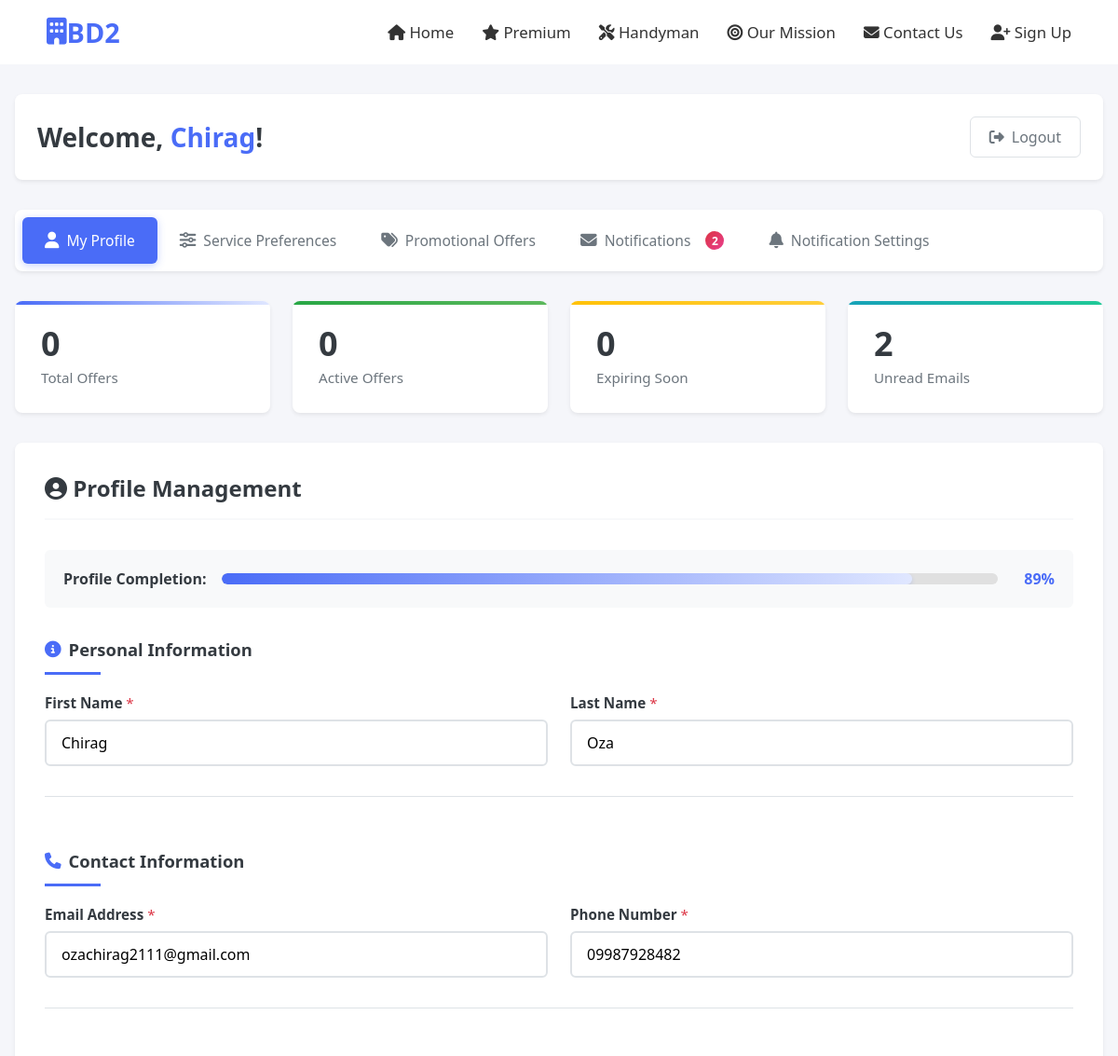
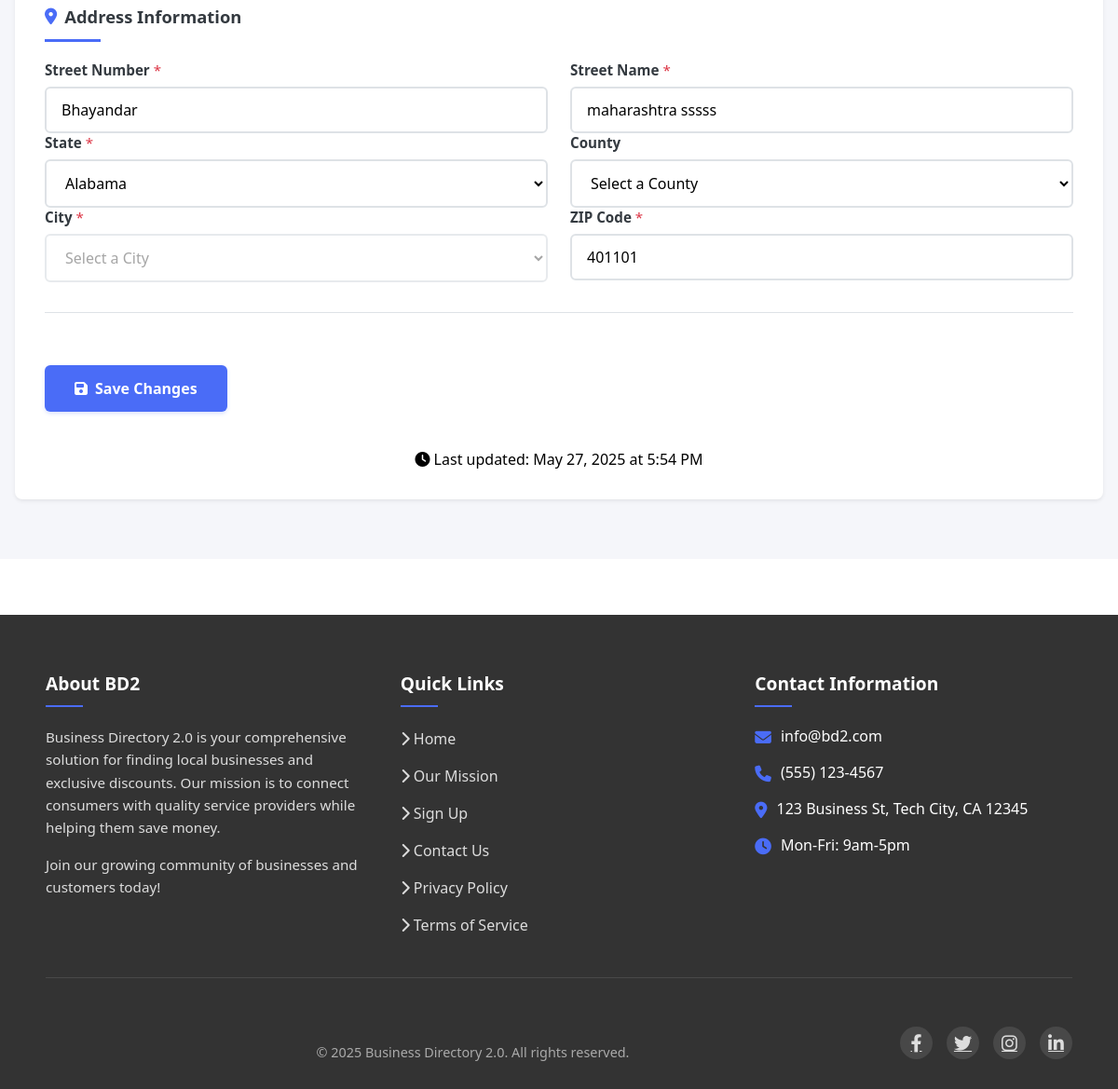
Page /users/consumer-dashboard/ (signed in) on the committed database (2 pictures, top to bottom).
### users/models.py (models this page shows, shortened)
class User(AbstractUser, TimeStampedModel):
    username = None
    email = models.EmailField(_('email address'), unique=True)
    phone_number = models.CharField(max_length=15, blank=True, null=True)
    profile_picture = models.ImageField(upload_to='profile_pictures/', blank=True, null=True)
    address = models.ForeignKey(Address, on_delete=models.SET_NULL, null=True, blank=True)
    user_type = models.CharField(max_length=10, choices=UserType.choices, default=UserType.REQUESTOR)
    business_name = models.CharField(max_length=255, blank=True, null=True)
    website = models.URLField(blank=True, null=True)
    business_card_front = models.ImageField(upload_to='business_cards/', blank=True, null=True)
    business_card_back = models.ImageField(upload_to='business_cards/', blank=True, null=True)
    has_blank_card_back = models.BooleanField(default=False)
    service_description = models.TextField(blank=True, null=True)
    login_token = models.CharField(max_length=100, blank=True, null=True)
    token_expiry = models.DateTimeField(blank=True, null=True)
    groups = models.ManyToManyField(
        'auth.Group',
        verbose_name=_('groups'),
        blank=True,
        help_text=_(
            'The groups this user belongs to. A user will get all permissions '
            'granted to each of their groups.'
        ),
        related_name='custom_user_set',
        related_query_name='user',
    )
    user_permissions = models.ManyToManyField(
        'auth.Permission',
        verbose_name=_('user permissions'),
        blank=True,
        help_text=_('Specific permissions for this user.'),
        related_name='custom_user_set',
        related_query_name='user',
    )
    USERNAME_FIELD = 'email'
    REQUIRED_FIELDS = []
    objects = UserManager()

### core/models.py (models this page shows, shortened)
class TimeStampedModel(models.Model):
    created_at = models.DateTimeField(auto_now_add=True)
    updated_at = models.DateTimeField(auto_now=True)
    is_active = models.BooleanField(default=True)
    class Meta:
        abstract = True

class Address(TimeStampedModel):
    street = models.CharField(max_length=255)
    city = models.CharField(max_length=100)
    state = models.CharField(max_length=100)
    postal_code = models.CharField(max_length=20)
    country = models.CharField(max_length=100, default="United States")
    latitude = models.DecimalField(max_digits=9, decimal_places=6, null=True, blank=True)
    longitude = models.DecimalField(max_digits=9, decimal_places=6, null=True, blank=True)
    class Meta:
        verbose_name_plural = "Addresses"

### users/views.py (the view)
# urls.py: path('consumer-dashboard/', views.consumer_dashboard, name='consumer_dashboard'),
@login_required
def consumer_dashboard(request):
    user = request.user
    if user.login_token and user.is_token_valid():
        user.clear_token()
    context = {
        'user': user,
        **get_dashboard_stats(user),
        **get_user_profile_data(user),
        **get_user_preferences_data(user),
        **get_offers_data(user),
        **get_notification_settings(user),
        'states': get_us_states(),
        'all_categories': get_formatted_categories(),
    }
    return render(request, 'users/consumer_dashboard.html', context)

### users/views.py (called while the page is built)
def get_user_profile_data(user):
    address_number = ''
    address_street = ''
    if user.address and user.address.street:
        parts = user.address.street.split(' ', 1)
        address_number = parts[0] if len(parts) > 0 else ''
        address_street = parts[1] if len(parts) > 1 else ''
    return {
        'address_number': address_number,
        'address_street': address_street
    }

def get_user_preferences_data(user):
    try:
        interests = ConsumerInterest.objects.get(user=user)
        selected_categories = list(interests.categories.all())
        receive_notifications = interests.receive_notifications
        specific_services = ""
        if hasattr(user, 'profile') and user.profile:
            specific_services = user.profile.bio or ""
    except ConsumerInterest.DoesNotExist:
        selected_categories = []
        receive_notifications = True
        specific_services = ""
    return {
        'selected_categories': selected_categories,
        'receive_notifications': receive_notifications,
        'specific_services': specific_services
    }

def get_offers_data(user, limit=None):
    from promotor.models import PromotionalOffer
    today = timezone.now().date()
    offers_query = PromotionalOffer.objects.filter(
        is_active=True,
        start_date__lte=today,
        end_date__gte=today
    ).order_by('-discount_percentage')
    if limit:
        offers_query = offers_query[:limit]
    try:
        interests = ConsumerInterest.objects.get(user=user)
        preferred_categories = interests.categories.all()
    except ConsumerInterest.DoesNotExist:
        preferred_categories = []
    offers_data = []
    for offer in offers_query:
        offers_data.append(format_offer_data(offer, today, preferred_categories))
    return {
        'offers': offers_data,
        'filter_category': 'all',
        'filter_date': 'newest',
        'filter_discount': 'highest',
        'filter_active_only': True
    }

def get_formatted_categories():
    categories = Category.objects.all()
    if not categories.exists():
        create_default_categories()
        categories = Category.objects.all()
    return [
        {'value': cat.slug, 'name': cat.name}
        for cat in categories
    ]

### users/templates/users/consumer_dashboard.html (shortened to what this page needs)
{% extends "base.html" %}
{% load static %}
{% block extra_css %}
<link rel="stylesheet" href="{% static 'css/consumer_dashboard.css' %}">
<link rel="stylesheet" href="https://cdn.jsdelivr.net/npm/toastify-js/src/toastify.min.css">
{% endblock %}
{% block content %}
<main class="consumer-dashboard">
  <header class="dashboard-header">
    <h1>Welcome, <span id="user-first-name">{{ user.first_name|default:"there" }}</span>!</h1>
    <div class="logout-container">
      <a href="{% url 'logout' %}" class="logout-button">
        <i class="fas fa-sign-out-alt"></i>
        <span class="logout-text">Logout</span>
      </a>
    </div>
  </header>
  <nav class="dashboard-tabs" role="tablist">
    <button class="tab-button active" data-tab="profile" role="tab" aria-selected="true" aria-controls="profile-section">
      <i class="fas fa-user"></i>
      <span>My Profile</span>
    </button>
    <button class="tab-button" data-tab="preferences" role="tab" aria-selected="false" aria-controls="preferences-section">
      <i class="fas fa-sliders-h"></i>
      <span>Service Preferences</span>
    </button>
    <button class="tab-button" data-tab="offers" role="tab" aria-selected="false" aria-controls="offers-section">
      <i class="fas fa-tags"></i>
      <span>Promotional Offers</span>
    </button>
    <button class="tab-button" data-tab="inbox" role="tab" aria-selected="false" aria-controls="inbox-section">
      <i class="fas fa-envelope"></i>
      <span>Notifications</span>
      <span class="inbox-badge" id="unread-count">3</span>
    </button>
    <button class="tab-button" data-tab="notifications" role="tab" aria-selected="false" aria-controls="notifications-section">
      <i class="fas fa-bell"></i>
      <span>Notification Settings</span>
    </button>
  </nav>
  <section class="dashboard-stats" aria-label="Dashboard statistics">
    <div class="stat-card">
      <div class="stat-number" id="total-offers">{{ total_offers|default:"0" }}</div>
      <div class="stat-label">Total Offers</div>
    </div>
    <div class="stat-card">
      <div class="stat-number" id="active-offers">{{ active_offers|default:"0" }}</div>
      <div class="stat-label">Active Offers</div>
    </div>
    <div class="stat-card">
      <div class="stat-number" id="expiring-soon">{{ expiring_soon|default:"0" }}</div>
      <div class="stat-label">Expiring Soon</div>
    </div>
    <div class="stat-card">
      <div class="stat-number" id="unread-emails">3</div>
      <div class="stat-label">Unread Emails</div>
    </div>
  </section>
  <section class="dashboard-content active" id="profile-section" role="tabpanel" aria-labelledby="profile-tab">
    {% include "users/consumer_dashboard_profile.html" %}
  </section>
</main>
{% endblock %}

### users/templates/users/consumer_dashboard_profile.html (shortened to what this page needs)
<h2><i class="fas fa-user-circle"></i> Profile Management</h2>
<div class="profile-completion">
  <div class="completion-label">Profile Completion:</div>
  <div class="progress-container">
    <div class="progress-bar" id="profile-progress" style="width: 0%"></div>
  </div>
  <div class="completion-percentage">0%</div>
</div>
<form class="profile-form" action="{% url 'user_profile' %}" method="post">
  <div class="form-section">
    <h3 class="section-title"><i class="fas fa-info-circle"></i> Personal Information</h3>
    <div class="form-row">
      <div class="form-group">
        <label for="first-name">First Name <span class="required">*</span></label>
        <input type="text" id="first-name" name="first_name" value="{{ user.first_name|default:'' }}" required>
      </div>
      <div class="form-group">
        <label for="last-name">Last Name <span class="required">*</span></label>
        <input type="text" id="last-name" name="last_name" value="{{ user.last_name|default:'' }}" required>
      </div>
    </div>
  </div>
  <div class="form-section">
    <h3 class="section-title"><i class="fas fa-phone"></i> Contact Information</h3>
    <div class="form-row">
      <div class="form-group">
        <label for="email">Email Address <span class="required">*</span></label>
        <input type="email" id="email" name="email" value="{{ user.email|default:'' }}" required>
      </div>
      <div class="form-group">
        <label for="phone">Phone Number <span class="required">*</span></label>
        <input type="tel" id="phone" name="phone" value="{{ user.phone_number|default:'' }}" placeholder="(123) 456-7890" required>
      </div>
    </div>
  </div>
  <div class="form-section">
    <h3 class="section-title"><i class="fas fa-map-marker-alt"></i> Address Information</h3>
    <div class="form-row">
      <div class="form-group" style="flex: 0.3;">
        <label for="address-number">Street Number <span class="required">*</span></label>
        <input type="text" id="address-number" name="address_number" value="{{ address_number|default:'' }}" placeholder="123" required>
      </div>
      <div class="form-group" style="flex: 0.7;">
        <label for="address-street">Street Name <span class="required">*</span></label>
        <input type="text" id="address-street" name="address_street" value="{{ address_street|default:'' }}" placeholder="Main Street" required>
      </div>
    </div>
    <div class="form-row">
      <div class="form-group">
        <label for="state">State <span class="required">*</span></label>
        <select id="state" name="state" data-current="{{ user.address.state|default:'' }}" required>
          {% if states %}
            {% for state_code, state_name in states %}
              <option value="{{ state_code }}" {% if user.address.state == state_code %}selected{% endif %}>{{ state_name }}</option>
            {% endfor %}
          {% endif %}
        </select>
      </div>
      <div class="form-group">
        <label for="county">County</label>
        <select id="county" name="county" {% if not user.address.state %}disabled{% endif %}>
          <option value="">Select a County</option>
        </select>
      </div>
    </div>
    <div class="form-row">
      <div class="form-group">
        <label for="city">City <span class="required">*</span></label>
        <select id="city" name="city" {% if not user.address.county %}disabled{% endif %} required>
          <option value="">Select a City</option>
        </select>
      </div>
      <div class="form-group">
        <label for="zip">ZIP Code <span class="required">*</span></label>
        <input type="text" id="zip" name="zip" value="{{ user.address.postal_code|default:'' }}" placeholder="12345" pattern="[0-9]{5}" maxlength="5" required>
      </div>
    </div>
  </div>
  <div class="form-actions">
    <button type="submit" class="primary-button">
      <i class="fas fa-save"></i> Save Changes
    </button>
  </div>
  <div class="last-updated text-center mt-2">
    <i class="fas fa-clock"></i> Last updated:
    <span id="last-updated-timestamp">
      {% if user.updated_at %}
        {{ user.updated_at|date:"F j, Y \a\t g:i A" }}
      {% else %}
        Never
      {% endif %}
    </span>
  </div>
</form>

### core/static/css/home.css (style rules this page uses)
:root { --primary-color: #3498db; --secondary-color: #2ecc71; --accent-color: #e74c3c; --light-gray: #f5f5f5; --dark-gray: #333; --shadow: 0 4px 6px rgba(0, 0, 0, 0.1); --shadow-lg: 0 10px 20px rgba(0, 0, 0, 0.15); --shadow-sm: 0 2px 4px rgba(0, 0, 0, 0.08); --transition: all 0.3s ease; --border-radius: 8px; --mobile-breakpoint: 768px; --container-width: 80%; }
* { margin: 0; padding: 0; box-sizing: border-box; font-family: 'Segoe UI', Tahoma, Geneva, Verdana, sans-serif; }
body { min-height: 100vh; background-color: #fff; overflow-x: hidden; }
nav { background-color: #fff; box-shadow: var(--shadow); z-index: 100; }
.section-title { font-size: 2.2rem; margin-bottom: 30px; color: var(--dark-gray); position: relative; padding-bottom: 15px; }
.section-title::after { content: ''; position: absolute; bottom: 0; left: 0; width: 60px; height: 3px; background-color: var(--primary-color); }

### core/templates/base.html (style rules this page uses)
:root { --container-width: 80%; }
@media (max-width: 1440px) { :root { --container-width: 95%; } }

### users/templates/users/consumer_dashboard_profile.html (style rules this page uses)
.required { color: var(--danger-color); font-weight: normal; }
.form-section { margin-bottom: 2rem; padding-bottom: 2rem; border-bottom: 1px solid var(--border-color); }
.section-title { font-size: 1.15rem; color: var(--dark-color); margin-bottom: 1.25rem; font-weight: 600; display: flex; align-items: center; gap: 0.5rem; }
.section-title i { color: var(--primary-color); font-size: 1.1rem; }

### users/templates/users/consumer_dashboard.html (style rules this page uses)
.inbox-badge { background: linear-gradient(135deg, var(--danger-color) 0%, #e83e8c 100%); color: white; border-radius: 50%; width: 20px; height: 20px; font-size: 0.75rem; font-weight: 700; display: flex; align-items: center; justify-content: center; margin-left: 0.5rem; animation: pulse 2s infinite; }
.dashboard-stats { grid-template-columns: repeat(auto-fit, minmax(200px, 1fr)); }
.stat-card:nth-child(4)::before { background: linear-gradient(90deg, var(--info-color), #20c997); }

### rows in the picture
User: first_name "Chirag", last_name "Oza", email "ozachirag2111@gmail.com", phone "09987928482", state "Alabama", zip "401101", updated_at "May 27, 2025 at 5:54 PM"

### other values in the picture
{{ total_offers|default:"0" }} "0"
{{ active_offers|default:"0" }} "0"
{{ expiring_soon|default:"0" }} "0"
